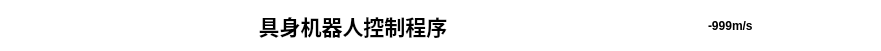
     <widget class="QWidget" name="widget_5" native="true">
      <property name="sizePolicy">
       <sizepolicy hsizetype="Expanding" vsizetype="Expanding">
        <horstretch>0</horstretch>
        <verstretch>0</verstretch>
       </sizepolicy>
      </property>
      <property name="minimumSize">
       <size>
        <width>881</width>
        <height>51</height>
       </size>
      </property>
      <property name="maximumSize">
       <size>
        <width>16777215</width>
        <height>51</height>
       </size>
      </property>
      <property name="styleSheet">
       <string notr="true">background-color: rgb(255, 255, 255);</string>
      </property>
      <layout class="QHBoxLayout" name="horizontalLayout_2">
       <property name="spacing">
        <number>2</number>
       </property>
       <property name="leftMargin">
        <number>0</number>
       </property>
       <property name="topMargin">
        <number>0</number>
       </property>
       <property name="rightMargin">
        <number>0</number>
       </property>
       <property name="bottomMargin">
        <number>0</number>
       </property>
       <item>
        <widget class="QLabel" name="label_3">
         <property name="sizePolicy">
          <sizepolicy hsizetype="Minimum" vsizetype="Minimum">
           <horstretch>0</horstretch>
           <verstretch>0</verstretch>
          </sizepolicy>
         </property>
         <property name="minimumSize">
          <size>
           <width>131</width>
           <height>51</height>
          </size>
         </property>
         <property name="maximumSize">
          <size>
           <width>131</width>
           <height>51</height>
          </size>
         </property>
         <property name="text">
          <string/>
         </property>
         <property name="pixmap">
          <pixmap resource="../../resources.qrc">:/new/prefix/logo.png</pixmap>
         </property>
         <property name="scaledContents">
          <bool>true</bool>
         </property>
        </widget>
       </item>
       <item>
        <widget class="QLabel" name="label">
         <property name="sizePolicy">
          <sizepolicy hsizetype="Expanding" vsizetype="Expanding">
           <horstretch>0</horstretch>
           <verstretch>0</verstretch>
          </sizepolicy>
         </property>
         <property name="minimumSize">
          <size>
           <width>300</width>
           <height>0</height>
          </size>
         </property>
         <property name="maximumSize">
          <size>
           <width>16777215</width>
           <height>51</height>
          </size>
         </property>
         <property name="font">
          <font>
           <family>微软雅黑</family>
           <pointsize>16</pointsize>
           <weight>75</weight>
           <bold>true</bold>
          </font>
         </property>
         <property name="styleSheet">
          <string notr="true">background-color: rgb(255, 255, 255);</string>
         </property>
         <property name="text">
          <string>具身机器人控制程序</string>
         </property>
         <property name="alignment">
          <set>Qt::AlignCenter</set>
         </property>
        </widget>
       </item>
       <item>
        <widget class="QLabel" name="dateTime">
         <property name="sizePolicy">
          <sizepolicy hsizetype="Expanding" vsizetype="Expanding">
           <horstretch>0</horstretch>
           <verstretch>0</verstretch>
          </sizepolicy>
         </property>
         <property name="minimumSize">
          <size>
           <width>131</width>
           <height>51</height>
          </size>
         </property>
         <property name="maximumSize">
          <size>
           <width>131</width>
           <height>51</height>
          </size>
         </property>
         <property name="font">
          <font>
           <pointsize>11</pointsize>
          </font>
         </property>
         <property name="text">
          <string notr="true"/>
         </property>
         <property name="alignment">
          <set>Qt::AlignCenter</set>
         </property>
        </widget>
       </item>
       <item>
        <widget class="QLabel" name="speed">
         <property name="sizePolicy">
          <sizepolicy hsizetype="Expanding" vsizetype="Expanding">
           <horstretch>0</horstretch>
           <verstretch>0</verstretch>
          </sizepolicy>
         </property>
         <property name="minimumSize">
          <size>
           <width>70</width>
           <height>0</height>
          </size>
         </property>
         <property name="maximumSize">
          <size>
           <width>70</width>
           <height>16777215</height>
          </size>
         </property>
         <property name="font">
          <font>
           <weight>75</weight>
           <bold>true</bold>
          </font>
         </property>
         <property name="text">
          <string>-999m/s</string>
         </property>
        </widget>
       </item>
       <item>
        <widget class="QPushButton" name="powerbutton">
         <property name="sizePolicy">
          <sizepolicy hsizetype="Expanding" vsizetype="Expanding">
           <horstretch>0</horstretch>
           <verstretch>0</verstretch>
          </sizepolicy>
         </property>
         <property name="minimumSize">
          <size>
           <width>101</width>
           <height>51</height>
          </size>
         </property>
         <property name="maximumSize">
          <size>
           <width>101</width>
           <height>60</height>
          </size>
         </property>
         <property name="styleSheet">
          <string notr="true">QPushButton {
    background-color: white;        /* 背景白色 */
    border: 0px solid gray;  /* 浅灰色边框 */
    border-radius: 0px;            /* 四个角圆角半径 10px，可调 */
    color: black;                   /* 文字颜色 */
    font-size: 14px;                /* 字体大小 */
}
QPushButton:pressed {
    background-color: #e0e0e0;     /* 按下背景更深 */
    border: 0px solid #555555;     /* 按下边框颜色变暗 */
}</string>
         </property>
         <property name="text">
          <string/>
         </property>
         <property name="icon">
          <iconset resource="../../resources.qrc">
           <normaloff>:/new/prefix/shutdown.png</normaloff>:/new/prefix/shutdown.png</iconset>
         </property>
         <property name="iconSize">
          <size>
           <width>45</width>
           <height>45</height>
          </size>
         </property>
        </widget>
       </item>
      </layout>
      <zorder>label</zorder>
      <zorder>powerbutton</zorder>
      <zorder>dateTime</zorder>
      <zorder>label_3</zorder>
      <zorder>speed</zorder>
     </widget>
